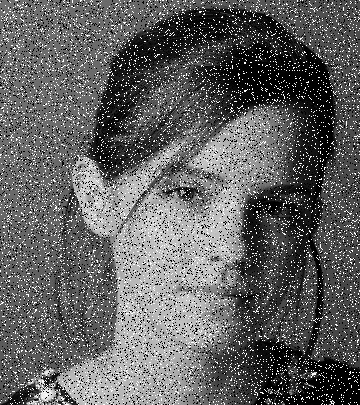
#> input picture Anwers/Question-8/emma_salt_pepper (1).jpg, 360 x 405 px
$ jupyter execute Question-8.ipynb
#> lines starting #> are read from the running program, lines starting #| are printed output that depends on the picture
Question 8

[cell 1]
import cv2
import numpy as np
import matplotlib.pyplot as plt


image = cv2.imread('emma_salt_pepper (1).jpg')
#> image is the input picture: shape (405, 360, 3); min 0, max 255, mean 97.6
image_rgb = cv2.cvtColor(image, cv2.COLOR_BGR2RGB)

# (a
gaussian_filtered = cv2.GaussianBlur(image_rgb, (5, 5), sigmaX=1.0)
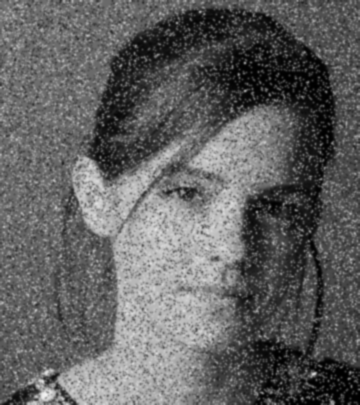
#> gaussian_filtered: shape (405, 360, 3); min 0, max 243, mean 97.6

# (b)
median_filtered = cv2.medianBlur(image_rgb, 5)
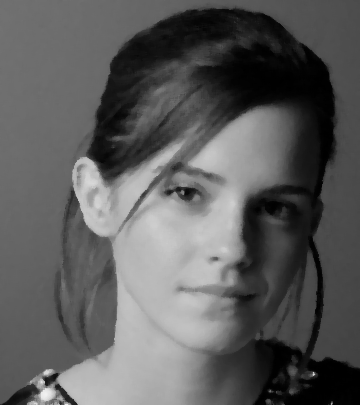
#> median_filtered: shape (405, 360, 3); min 0, max 241, mean 92.1

# Display results
fig, axes = plt.subplots(1, 3, figsize=(15, 5))

# Original noisy image
axes[0].imshow(image_rgb)
axes[0].set_title('Original Image\n(with Salt & Pepper Noise)')
axes[0].axis('off')

# Gaussian filtered image
axes[1].imshow(gaussian_filtered)
axes[1].set_title('(a) Gaussian Smoothing\n(Kernel: 5x5, σ=1.0)')
axes[1].axis('off')

# Median filtered image
axes[2].imshow(median_filtered)
axes[2].set_title('(b) Median Filtering\n(Kernel: 5x5)')
axes[2].axis('off')
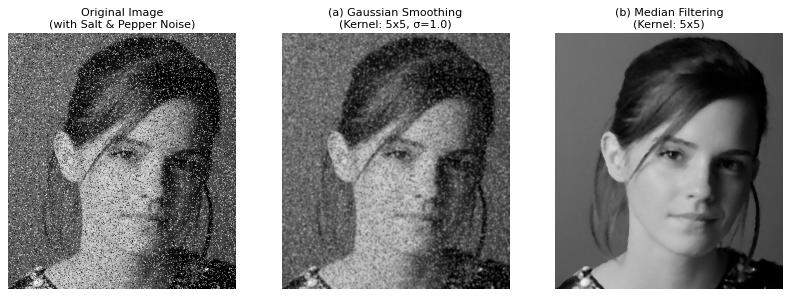
#> figure drawn by matplotlib, 3 panels
